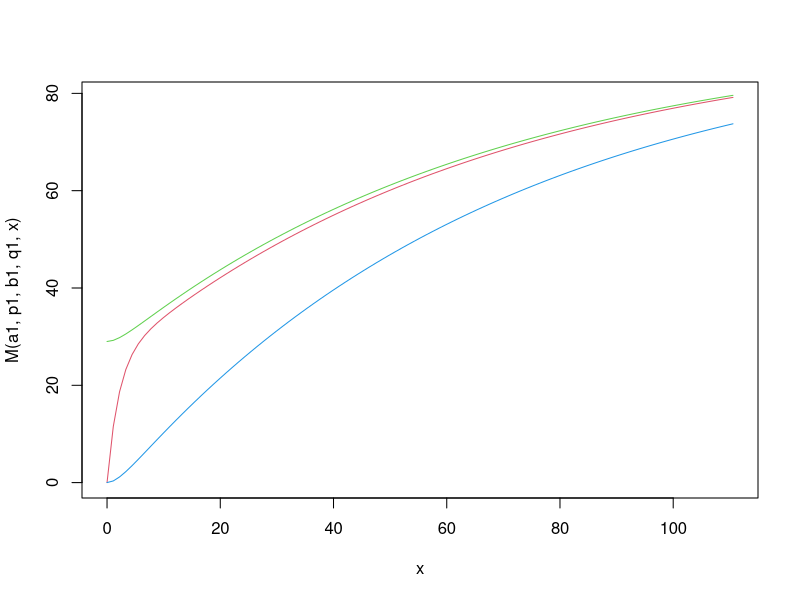
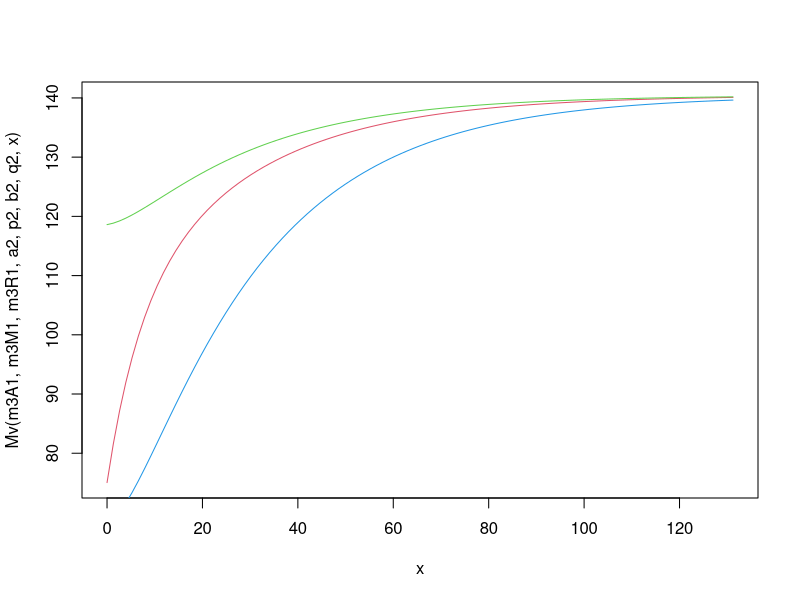
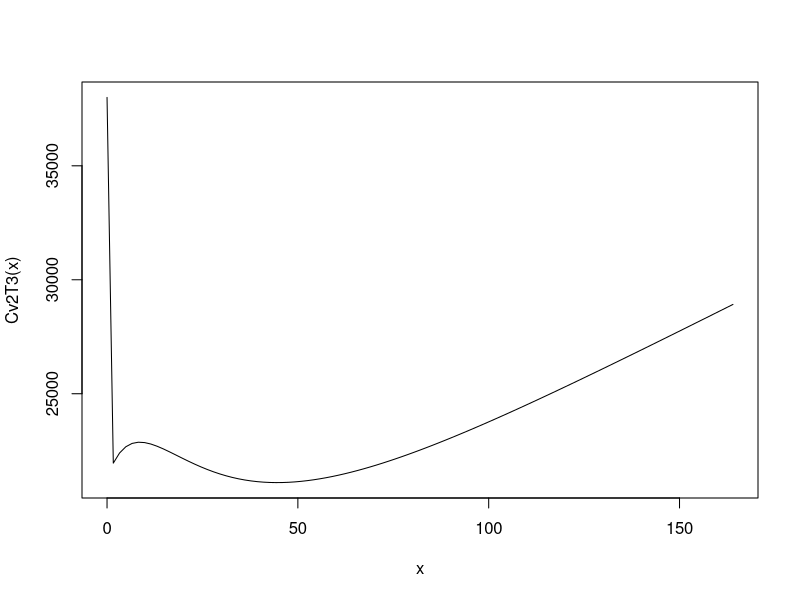
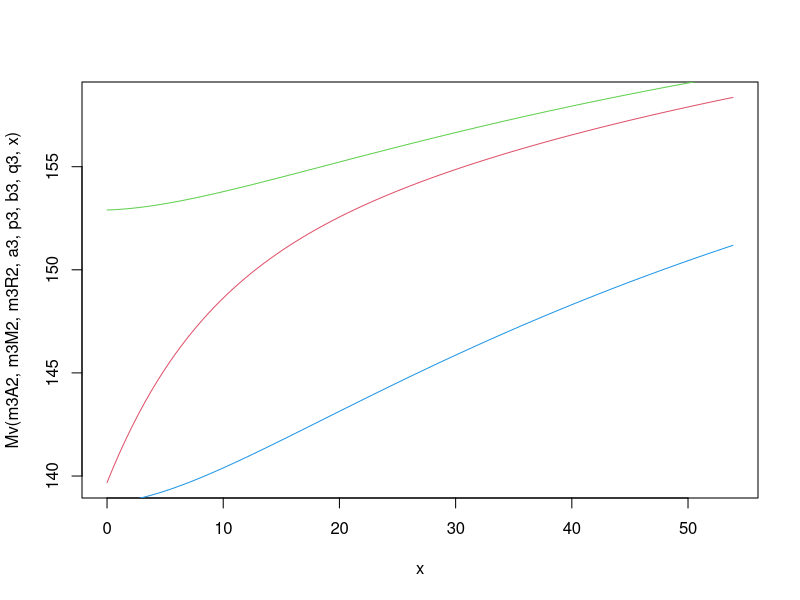
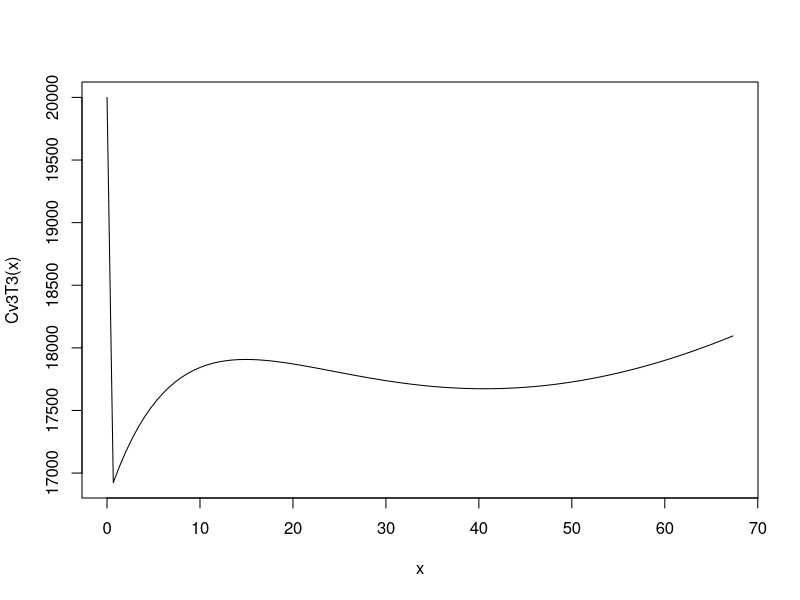

Source code (R) for these figures, in order:
# This is the code file for paper "A Study on Optimal Release Schedule for Multi-Version Software"
#################### Information updating - Case I ####################

################ for version 1 #################
gc()
#set g and k
g=function(p,b) (p+b)/2
k=function(p,b,q) sqrt(g(p,b)^2-p*b*(1-q))
#set hyperbolic functions
HM=function(p,b,q,t) (g(p,b)-p*(1-q))*sinh(k(p,b,q)*t)+k(p,b,q)*cosh(k(p,b,q)*t)
HR=function(p,b,q,t) g(p,b)*sinh(k(p,b,q)*t)+k(p,b,q)*cosh(k(p,b,q)*t)
HM2=function(VA1,VM1,VR1,p,b,q,t) ((b-g(p,b))*VM1+p*q*VR1)*sinh(k(p,b,q)*t)+VM1*k(p,b,q)*cosh(k(p,b,q)*t)
HR2=function(VA1,VM1,VR1,p,b,q,t) (b*VM1+(p-g(p,b))*VR1)*sinh(k(p,b,q)*t)+VR1*k(p,b,q)*cosh(k(p,b,q)*t)

#set M(t),R(t),A(t),B(t)
M=function(a,p,b,q,t) a/(1-q)*(1-exp(-g(p,b)*t)/k(p,b,q)*HM(p,b,q,t))
R=function(a,p,b,q,t) a/(1-q)*(1-exp(-g(p,b)*t)/k(p,b,q)*HR(p,b,q,t))
A=function(a,p,b,q,t) a+q*R(a,p,b,q,t)
B=function(a,p,b,q,t) A(a,p,b,q,t)-R(a,p,b,q,t)

Mv=function(VA1,VM1,VR1,a,p,b,q,t) (VA1+a-q*VR1)/(1-q)*(1-exp(-g(p,b)*t)/k(p,b,q)*HM(p,b,q,t))+exp(-g(p,b)*t)/k(p,b,q)*HM2(VA1,VM1,VR1,p,b,q,t)
Rv=function(VA1,VM1,VR1,a,p,b,q,t) (VA1+a-q*VR1)/(1-q)*(1-exp(-g(p,b)*t)/k(p,b,q)*HR(p,b,q,t))+exp(-g(p,b)*t)/k(p,b,q)*HR2(VA1,VM1,VR1,p,b,q,t)
Av=function(VA1,VM1,VR1,a,p,b,q,t) VA1+a-q*VR1+q*Rv(VA1,VM1,VR1,a,p,b,q,t)
Bv=function(VA1,VM1,VR1,a,p,b,q,t) Av(VA1,VM1,VR1,a,p,b,q,t)-Rv(VA1,VM1,VR1,a,p,b,q,t)

#set the parameters and the cost function for version 1
c11=90
c12=100
c13=160
c14=1530
a1=29
p1=0.4568
b1=0.0507
q1=0.6861
sCv1=50000
sCv2=38000
sCv3=20000

Cv1=function(t1)
{
  ifelse(t1>0,c11*t1+c12*M(a1,p1,b1,q1,t1)+c13*R(a1,p1,b1,q1,t1)+c14*B(a1,p1,b1,q1,t1),sCv1)
}

print("### Version 1 ###")
#for DP
print("=== for DP solution: Testing Time, Total Cost, A, M, R ")
dp.t1=92.1281
dp.c1=Cv1(dp.t1)
m3A1=A(a1,p1,b1,q1,dp.t1)
m3M1=M(a1,p1,b1,q1,dp.t1)
m3R1=R(a1,p1,b1,q1,dp.t1)
m3RC1=c14*B(a1,p1,b1,q1,dp.t1)  #risk cost
sprintf("A1= %f ; M1= %f ; R1= %f " , m3A1, m3M1, m3R1)
sprintf("Optimal testing time = %f ; Optimal testing cost = %f ; Risk Cost = %f" , dp.t1, dp.c1, m3RC1)

#draw M, R, A for version 1
curve(M(a1,p1,b1,q1,x),xlim=c(0,dp.t1*1.2), col = 2)  #red
curve(R(a1,p1,b1,q1,x),xlim=c(0,dp.t1*1.2),add = TRUE, col = 4)  #blue
curve(A(a1,p1,b1,q1,x),xlim=c(0,dp.t1*1.2),add = TRUE, col = 3)   #green #blue

#################### for version 2 ####################
#set the parameters and the cost function for version 2
c21=85
c22=90
c23=125
c24=420
a2=43
p2=0.123
b2=0.0632
q2=0.301

Cv2=function(VA1,VM1,VR1,tv)
{
  ifelse(tv>0,c21*tv+c22*(Mv(VA1,VM1,VR1,a2,p2,b2,q2,tv)-VM1)  +c23*(Rv(VA1,VM1,VR1,a2,p2,b2,q2,tv)-VR1) +c24*Bv(VA1,VM1,VR1,a2,p2,b2,q2,tv),sCv2)
}

Cv2T1=function(tv)
{ Cv2(m1A1,m1M1,m1R1,tv) }
Cv2T3=function(tv)
{ Cv2(m3A1,m3M1,m3R1,tv) }

print("### Version 2 ###")

#for DP
print("=== for DP solution: Testing Time, Total Cost, A, M, R ======")
dp.t2=109.3366  # the value got from DP program in advance
dp.c2=Cv2T3(dp.t2)
m3A2=Av(m3A1,m3M1,m3R1,a2,p2,b2,q2,dp.t2)
m3M2=Mv(m3A1,m3M1,m3R1,a2,p2,b2,q2,dp.t2)
m3R2=Rv(m3A1,m3M1,m3R1,a2,p2,b2,q2,dp.t2)
m3RC2=c24*Bv(m3A1,m3M1,m3R1,a2,p2,b2,q2,dp.t2) #risk cost
sprintf("A2= %f ; M2= %f ; R2= %f " , m3A2, m3M2, m3R2)
sprintf("Optimal testing time = %f ; Optimal testing cost = %f ; Risk Cost = %f" , dp.t2, dp.c2, m3RC2)

#draw M, R, A for version 2
curve(Mv(m3A1,m3M1,m3R1,a2,p2,b2,q2,x),xlim=c(0,dp.t2*1.2), col = 2)  #red
curve(Rv(m3A1,m3M1,m3R1,a2,p2,b2,q2,x),xlim=c(0,dp.t2*1.2),add = TRUE, col = 4)  #blue
curve(Av(m3A1,m3M1,m3R1,a2,p2,b2,q2,x),xlim=c(0,dp.t2*1.2),add = TRUE, col = 3)   #green #blue
curve(Cv2T3(x),xlim=c(0,dp.t2*1.5))  # draw the curve of the cost for DP solution, version 2

#################### for version 3 ####################
#set the parameters and the cost function for version 3
c31=95
c32=105
c33=170
c34=1180
a3=13
p3=0.1066
b3=0.0341
q3=0.4791

Cv3=function(VA1,VM1,VR1,tv)
{
  ifelse(tv>0,c31*tv+c32*(Mv(VA1,VM1,VR1,a3,p3,b3,q3,tv)-VM1)+c33*(Rv(VA1,VM1,VR1,a3,p3,b3,q3,tv)-VR1)+c34*Bv(VA1,VM1,VR1,a3,p3,b3,q3,tv),sCv3)
}

Cv3T1=function(tv)
{ Cv3(m1A2,m1M2,m1R2,tv) }
Cv3T3=function(tv)
{ Cv3(m3A2,m3M2,m3R2,tv) }

print("### Version 3 ###")
#for DP
print("=== for dynamic programming: Testing Time, Total Cost, A, M, R ===")
dp.t3=44.8900     # the value got from DP program in advance
dp.c3=Cv3T3(dp.t3)
m3A3=Av(m3A2,m3M2,m3R2,a3,p3,b3,q3,dp.t3)
m3M3=Mv(m3A2,m3M2,m3R2,a3,p3,b3,q3,dp.t3)
m3R3=Rv(m3A2,m3M2,m3R2,a3,p3,b3,q3,dp.t3)
m3RC3=c34*Bv(m3A2,m3M2,m3R2,a3,p3,b3,q3,dp.t3)     #risk cost
sprintf("A3= %f ; M3= %f ; R3= %f " , m3A3, m3M3, m3R3)
sprintf("Optimal testing time = %f ; Optimal testing cost = %f ; Risk Cost = %f" , dp.t3, dp.c3, m3RC3)

#draw M, R, A for version 3
curve(Mv(m3A2,m3M2,m3R2,a3,p3,b3,q3,x),xlim=c(0,dp.t3*1.2), col = 2)  #red
curve(Rv(m3R2,m3M2,m3R2,a3,p3,b3,q3,x),xlim=c(0,dp.t3*1.2),add = TRUE, col = 4)  #blue
curve(Av(m3A2,m3M2,m3R2,a3,p3,b3,q3,x),xlim=c(0,dp.t3*1.2),add = TRUE, col = 3)   #green #blue
curve(Cv3T3(x),xlim=c(0,dp.t3*1.5))  # draw the curve of the cost for DP solution, version 3
